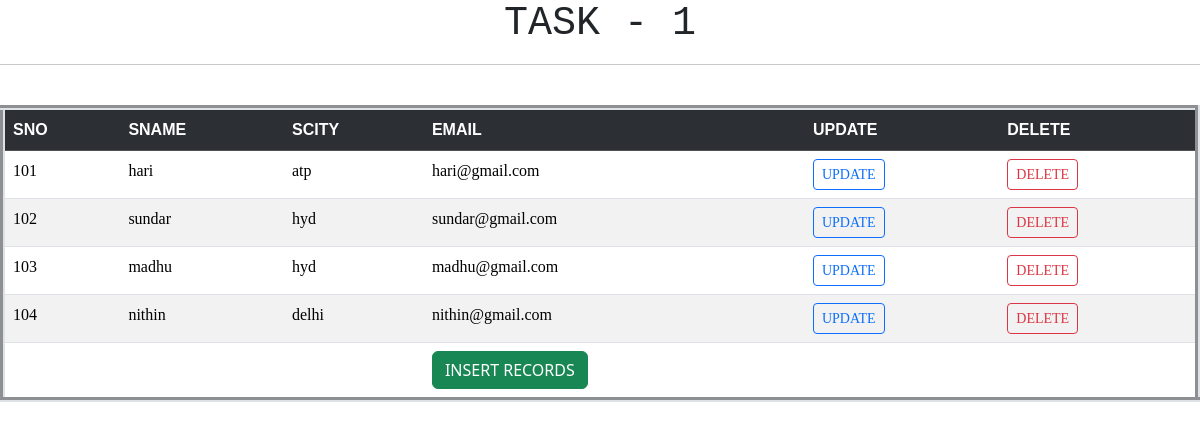
Before: / with the older database file.
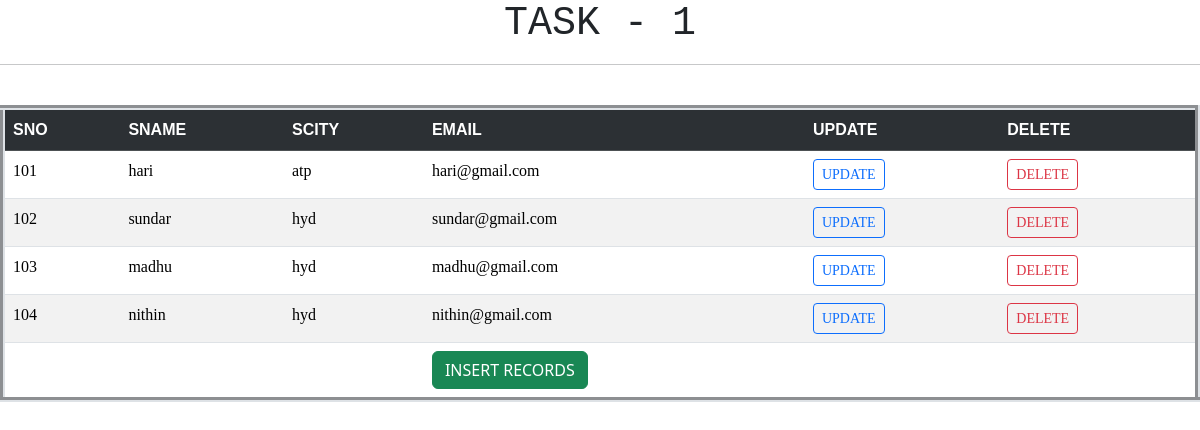
After: the same page with the newer database file.
### Testapp/models.py (models this page shows)
class Student(models.Model):
    sno=models.IntegerField()
    sname=models.CharField(max_length=20)
    scity=models.CharField(max_length=20)
    semail=models.EmailField()

### Testapp/views.py (the view)
# urls.py: path('',views.getdata_view),
def getdata_view(request):
    stu=Student.objects.all()
    return render(request,'testapp/result.html',{'STU':stu})

### templates/testapp/result.html (shortened to what this page needs)
{% load widget_tweaks %}
<!DOCTYPE html>
<html>
    <head >
        <link href="https://cdn.jsdelivr.net/npm/bootstrap@5.3.2/dist/css/bootstrap.min.css" rel="stylesheet">
    </head>
    <body>
        <h1 align="center" style="font-family: 'Courier New', Courier, monospace;"> TASK - 1 </h1>
        <form action="/insert">
    <hr><br>
            {% if STU %}
            <div class="table-responsive">
               <table align="center" border="5" class="table table-striped">
                 <tr class="table-dark" style="font-family:Verdana, Geneva, Tahoma, sans-serif;" >
                     <th> SNO </th>
                     <th> SNAME </th>
                     <th> SCITY </th>
                     <th> EMAIL </th>
                     <th> UPDATE </th>
                     <th> DELETE </th></tr>
                {% for s in STU %}
                   <tr style="font-family:cursive;">
                    <td>{% render_field s.sno %}</td>
                    <td>{% render_field s.sname %}</td>
                    <td>{% render_field s.scity %}</td>
                    <td>{% render_field s.semail %}</td>
                    <td><a href="/update/{{s.id}}"><button type="button" class="btn btn-outline-primary btn-sm"> UPDATE </button></a></td>
                <td><a href="/delete/{{s.id}}"><button type="button" class="btn btn-outline-danger btn-sm">DELETE</button></a></td></tr>
                {% endfor %}
            {% else %}
                <h1 align="center"> Sorry No Records </h1>
            {% endif %}
            <tr><td></td><td></td><td></td><td><button class="btn btn-success" type="submit"> INSERT RECORDS </button></td></tr>
        </table></div>
        </form>
    </body>
</html>

Changed rows visible on the page:
removed Student: sno "104", sname "nithin", scity "delhi", semail "nithin@gmail.com"
added Student: sno "104", sname "nithin", scity "hyd", semail "nithin@gmail.com"
